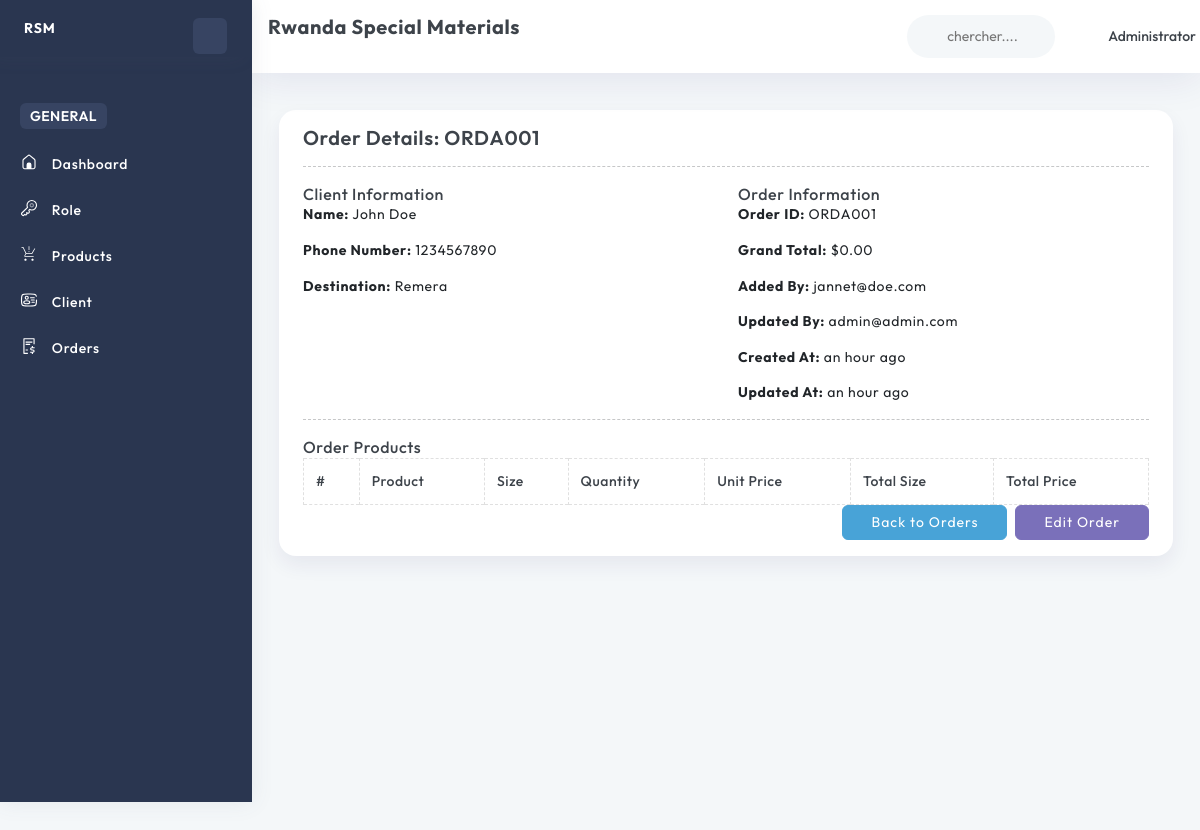
Before: /order/ORDA001/ (signed in) with the older database file.
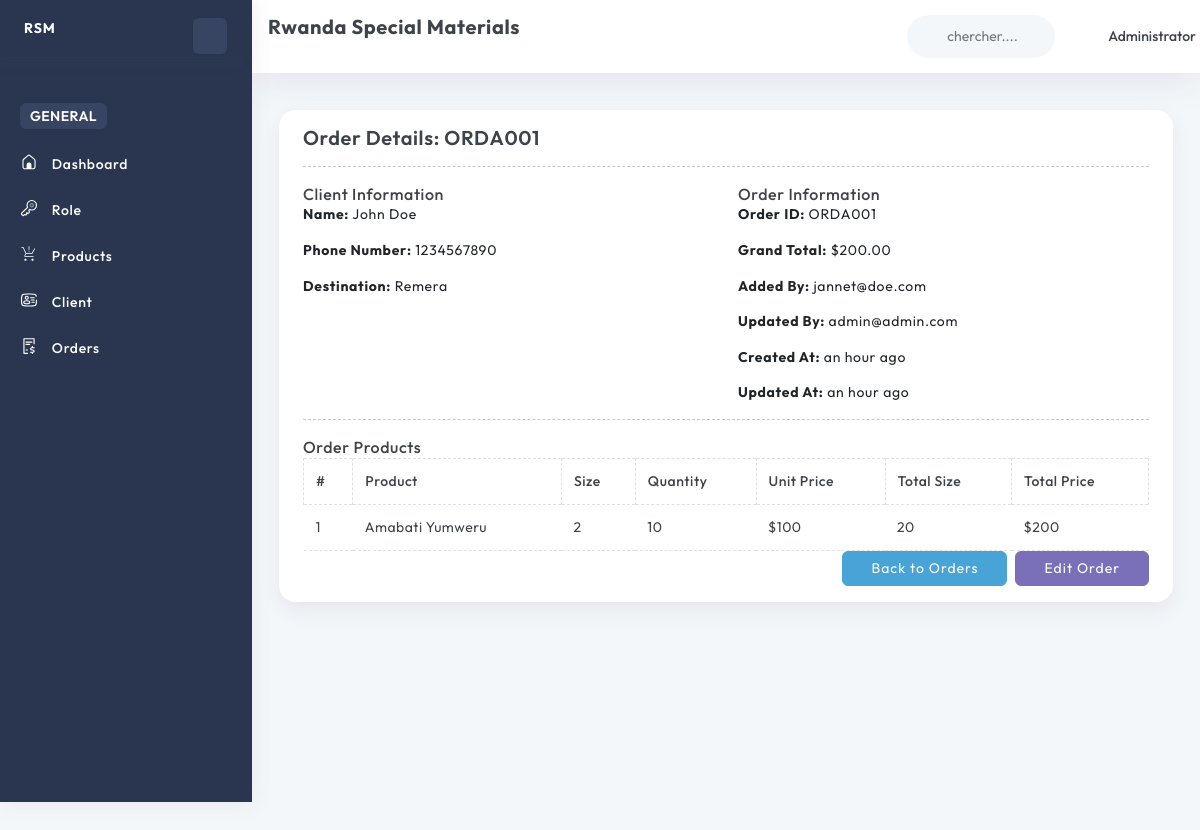
After: the same page with the newer database file.
### base/models.py (models this page shows, shortened)
class Order(models.Model):
    client = models.ForeignKey(Client, on_delete=models.SET_NULL, null=True, blank=True, related_name='orders')
    orderId = models.CharField(max_length=10, unique=True, editable=False)
    destination = models.CharField(max_length=255, null=True, blank=True)
    addedBy = models.ForeignKey(User, on_delete=models.SET_NULL, null=True, blank=True, related_name='orders_added')
    updatedBy = models.ForeignKey(User, on_delete=models.SET_NULL, null=True, blank=True, related_name='orders_updated')
    created_at = models.DateTimeField(default=timezone.now, editable=False)
    updated_at = models.DateTimeField(auto_now=True)
    grand_total = models.DecimalField(max_digits=10, decimal_places=2, default=0.00)

class Client(models.Model):
    name = models.CharField(max_length=255)
    phone_number = models.CharField(max_length=15, unique=True)
    destination = models.CharField(max_length=255)
    created_at = models.DateTimeField(default=timezone.now, editable=False)
    updated_at = models.DateTimeField(auto_now=True)

class OrderProduct(models.Model):
    order = models.ForeignKey(Order, on_delete=models.CASCADE, related_name='order_products')
    product = models.ForeignKey(Product, on_delete=models.CASCADE)
    size = models.PositiveIntegerField()
    quantity = models.PositiveIntegerField()
    total_size = models.PositiveIntegerField(editable=False)
    unit_price = models.PositiveIntegerField()
    total_price = models.PositiveIntegerField(editable=False)

class Product(models.Model):
    name = models.CharField(max_length=255, unique=True)
    slug = models.SlugField(max_length=255, unique=True, blank=True)
    created_at = models.DateTimeField(default=timezone.now, editable=False)
    updated_at = models.DateTimeField(auto_now=True)

### account/models.py (models this page shows, shortened)
class User(AbstractBaseUser, PermissionsMixin):
    email = models.EmailField(unique=True)
    name = models.CharField(max_length=255)
    phone_number = models.CharField(max_length=15, unique=True)
    image = ProcessedImageField(
        upload_to=user_image_path,
        processors=[ResizeToFill(720, 720)],
        format='JPEG',
        options={'quality': 90},
        null=True,
        blank=True,
    )
    role = models.ForeignKey(Role, on_delete=models.SET_NULL, null=True, blank=True)
    slug = models.SlugField(unique=True, max_length=255, null=True, blank=True)
    added_by = models.ForeignKey('self', on_delete=models.CASCADE, null=True, blank=True, related_name='added_users')
    is_active = models.BooleanField(default=True)
    is_staff = models.BooleanField(default=False)
    created_at = models.DateTimeField(default=timezone.now)
    updated_at = models.DateTimeField(auto_now=True)
    objects = CustomUserManager()
    USERNAME_FIELD = 'email'
    REQUIRED_FIELDS = ['name', 'phone_number']
    def __str__(self):
        return self.email

### base/views.py (the view)
# urls.py: path('order/<str:orderId>/', showOrder, name="showOrder"),
@login_required
@permission_required('base.view_order', raise_exception=True)
def showOrder(request, orderId):
    order = get_object_or_404(Order, orderId=orderId)
    order_products = order.order_products.all()
    context = {
        'order': order,
        'order_products': order_products,
    }
    return render(request, 'pages/orders/show.html', context)

### templates/pages/orders/show.html
{% extends 'layouts/app.html' %}
{% load static %}
{% load humanize %}
{% block content %}
<div class="container-fluid">
    <div class="row">
        <div class="col-12">
            <div class="card">
                <div class="card-body">
                    <h4>Order Details: {{ order.orderId }}</h4>
                    <hr>
                    <div class="row">
                        <div class="col-md-6">
                            <h5>Client Information</h5>
                            <p><strong>Name:</strong> {{ order.client.name }}</p>
                            <p><strong>Phone Number:</strong> {{ order.client.phone_number }}</p>
                            <p><strong>Destination:</strong> {{ order.destination }}</p>
                        </div>
                        <div class="col-md-6">
                            <h5>Order Information</h5>
                            <p><strong>Order ID:</strong> {{ order.orderId }}</p>
                            <p><strong>Grand Total:</strong> ${{ order.grand_total }}</p>
                            <p><strong>Added By:</strong> {{ order.addedBy }}</p>
                            <p><strong>Updated By:</strong> {{ order.updatedBy }}</p>
                            <p><strong>Created At:</strong> {{ order.created_at|naturaltime }}</p>
                            <p><strong>Updated At:</strong> {{ order.updated_at|naturaltime }}</p>
                        </div>
                    </div>
                    <hr>
                    <h5>Order Products</h5>
                    <table class="table table-bordered" id="order-products-table">
                        <thead>
                            <tr>
                                <th>#</th>
                                <th>Product</th>
                                <th>Size</th>
                                <th>Quantity</th>
                                <th>Unit Price</th>
                                <th>Total Size</th>
                                <th>Total Price</th>
                            </tr>
                        </thead>
                        <tbody>
                            {% for op in order_products %}
                            <tr>
                                <td>{{ forloop.counter }}</td>
                                <td>{{ op.product.name }}</td>
                                <td>{{ op.size }}</td>
                                <td>{{ op.quantity }}</td>
                                <td>${{ op.unit_price }}</td>
                                <td>{{ op.total_size }}</td>
                                <td>${{ op.total_price }}</td>
                            </tr>
                            {% endfor %}
                        </tbody>
                    </table>
                    <div class="d-flex justify-content-end">
                        <a href="{% url 'base:getOrders' %}" class="btn btn-secondary">Back to Orders</a>
                        <a href="{% url 'base:editOrder' order.orderId %}" class="btn btn-primary ms-2">Edit Order</a>
                    </div>
                </div>
            </div>
        </div>
    </div>
</div>
{% endblock %}

Changed rows visible on the page:
changed Order "ORDA001": grand_total "0.00" → "200.00"
added OrderProduct: product.name "Amabati Yumweru", size "2", quantity "10", unit_price "100", total_size "20", total_price "200"
